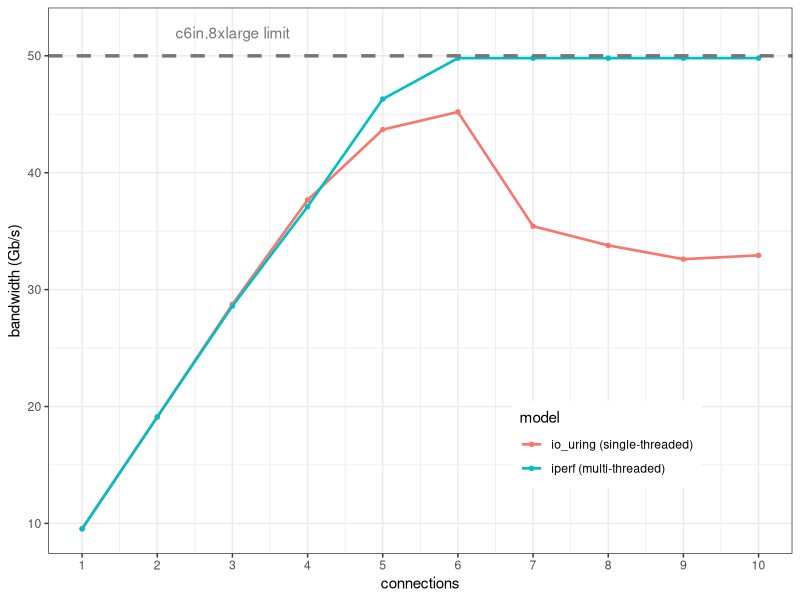

The R script that drew this image:
library(ggplot2)
library(data.table)

io_uring <-
  fread("logs/micro-benchmarks/2024_07_24_02_28_00_single_thread_multiple_conn.csv")
iperf <-
  fread("logs/micro-benchmarks/2024_07_24_02_46_00_iperf.csv")

io_uring[, model := "io_uring (single-threaded)"]
iperf[, model := "iperf (multi-threaded)"]

dt <-
  rbind(io_uring[traffic == 'ingress', .(connections, `bandwidth (Gb/s)`, model)], iperf)

ggplot(dt, aes(x = connections, y = `bandwidth (Gb/s)`, color=model)) +
  geom_point(size=1.2) +
  geom_line(linewidth=0.9) +
  geom_hline(yintercept=50, linetype="dashed",linewidth=1.2, color='#777777') +
  annotate("text", x=3, y=52, label="c6in.8xlarge limit", color='#777777') +
  theme_bw() +
  theme(legend.position = c(0.75, 0.2)) +
  scale_x_continuous(breaks=1:10) +
  scale_y_continuous(breaks=seq(10,50,10))

